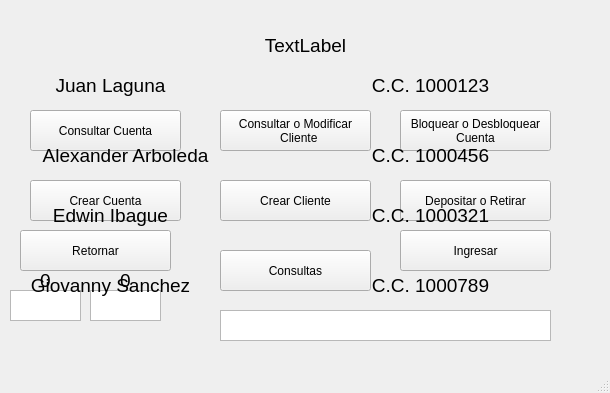
<?xml version="1.0" encoding="UTF-8"?>
<ui version="4.0">
 <class>MainWindow</class>
 <widget class="QMainWindow" name="MainWindow">
  <property name="geometry">
   <rect>
    <x>0</x>
    <y>0</y>
    <width>610</width>
    <height>393</height>
   </rect>
  </property>
  <property name="windowTitle">
   <string>MainWindow</string>
  </property>
  <widget class="QWidget" name="centralwidget">
   <widget class="QPushButton" name="pushButton_2">
    <property name="geometry">
     <rect>
      <x>220</x>
      <y>110</y>
      <width>151</width>
      <height>41</height>
     </rect>
    </property>
    <property name="text">
     <string>Consultar o Modificar
  Cliente</string>
    </property>
   </widget>
   <widget class="QPushButton" name="pushButton_7">
    <property name="geometry">
     <rect>
      <x>220</x>
      <y>250</y>
      <width>151</width>
      <height>41</height>
     </rect>
    </property>
    <property name="text">
     <string>Consultas</string>
    </property>
   </widget>
   <widget class="QLabel" name="label">
    <property name="geometry">
     <rect>
      <x>30</x>
      <y>30</y>
      <width>551</width>
      <height>31</height>
     </rect>
    </property>
    <property name="font">
     <font>
      <pointsize>14</pointsize>
     </font>
    </property>
    <property name="layoutDirection">
     <enum>Qt::LeftToRight</enum>
    </property>
    <property name="text">
     <string>TextLabel</string>
    </property>
    <property name="alignment">
     <set>Qt::AlignCenter</set>
    </property>
   </widget>
   <widget class="QPushButton" name="pushButton">
    <property name="geometry">
     <rect>
      <x>30</x>
      <y>110</y>
      <width>151</width>
      <height>41</height>
     </rect>
    </property>
    <property name="text">
     <string>Consultar Cuenta</string>
    </property>
   </widget>
   <widget class="QPushButton" name="pushButton_6">
    <property name="geometry">
     <rect>
      <x>400</x>
      <y>180</y>
      <width>151</width>
      <height>41</height>
     </rect>
    </property>
    <property name="text">
     <string>Depositar o Retirar</string>
    </property>
   </widget>
   <widget class="QPushButton" name="pushButton_5">
    <property name="geometry">
     <rect>
      <x>220</x>
      <y>180</y>
      <width>151</width>
      <height>41</height>
     </rect>
    </property>
    <property name="text">
     <string>Crear Cliente</string>
    </property>
   </widget>
   <widget class="QPushButton" name="pushButton_3">
    <property name="geometry">
     <rect>
      <x>400</x>
      <y>110</y>
      <width>151</width>
      <height>41</height>
     </rect>
    </property>
    <property name="text">
     <string>Bloquear o Desbloquear
Cuenta</string>
    </property>
   </widget>
   <widget class="QPushButton" name="pushButton_4">
    <property name="geometry">
     <rect>
      <x>30</x>
      <y>180</y>
      <width>151</width>
      <height>41</height>
     </rect>
    </property>
    <property name="text">
     <string>Crear Cuenta</string>
    </property>
   </widget>
   <widget class="QLabel" name="label_2">
    <property name="geometry">
     <rect>
      <x>0</x>
      <y>270</y>
      <width>91</width>
      <height>20</height>
     </rect>
    </property>
    <property name="font">
     <font>
      <pointsize>14</pointsize>
     </font>
    </property>
    <property name="layoutDirection">
     <enum>Qt::LeftToRight</enum>
    </property>
    <property name="text">
     <string>0</string>
    </property>
    <property name="alignment">
     <set>Qt::AlignCenter</set>
    </property>
   </widget>
   <widget class="QTextEdit" name="textEdit">
    <property name="geometry">
     <rect>
      <x>10</x>
      <y>290</y>
      <width>71</width>
      <height>31</height>
     </rect>
    </property>
   </widget>
   <widget class="QTextEdit" name="textEdit_2">
    <property name="geometry">
     <rect>
      <x>90</x>
      <y>290</y>
      <width>71</width>
      <height>31</height>
     </rect>
    </property>
   </widget>
   <widget class="QLabel" name="label_3">
    <property name="geometry">
     <rect>
      <x>80</x>
      <y>270</y>
      <width>91</width>
      <height>20</height>
     </rect>
    </property>
    <property name="font">
     <font>
      <pointsize>14</pointsize>
     </font>
    </property>
    <property name="layoutDirection">
     <enum>Qt::LeftToRight</enum>
    </property>
    <property name="text">
     <string>0</string>
    </property>
    <property name="alignment">
     <set>Qt::AlignCenter</set>
    </property>
   </widget>
   <widget class="QPushButton" name="pushButton_8">
    <property name="geometry">
     <rect>
      <x>20</x>
      <y>230</y>
      <width>151</width>
      <height>41</height>
     </rect>
    </property>
    <property name="text">
     <string>Retornar</string>
    </property>
   </widget>
   <widget class="QPushButton" name="pushButton_9">
    <property name="geometry">
     <rect>
      <x>400</x>
      <y>230</y>
      <width>151</width>
      <height>41</height>
     </rect>
    </property>
    <property name="text">
     <string>Ingresar</string>
    </property>
   </widget>
   <widget class="QTableWidget" name="tableWidget">
    <property name="geometry">
     <rect>
      <x>220</x>
      <y>310</y>
      <width>331</width>
      <height>31</height>
     </rect>
    </property>
   </widget>
   <widget class="QLabel" name="label_4">
    <property name="geometry">
     <rect>
      <x>20</x>
      <y>70</y>
      <width>181</width>
      <height>31</height>
     </rect>
    </property>
    <property name="font">
     <font>
      <pointsize>14</pointsize>
     </font>
    </property>
    <property name="layoutDirection">
     <enum>Qt::LeftToRight</enum>
    </property>
    <property name="text">
     <string>Juan Laguna</string>
    </property>
    <property name="alignment">
     <set>Qt::AlignCenter</set>
    </property>
   </widget>
   <widget class="QLabel" name="label_5">
    <property name="geometry">
     <rect>
      <x>20</x>
      <y>140</y>
      <width>211</width>
      <height>31</height>
     </rect>
    </property>
    <property name="font">
     <font>
      <pointsize>14</pointsize>
     </font>
    </property>
    <property name="layoutDirection">
     <enum>Qt::LeftToRight</enum>
    </property>
    <property name="text">
     <string>Alexander Arboleda</string>
    </property>
    <property name="alignment">
     <set>Qt::AlignCenter</set>
    </property>
   </widget>
   <widget class="QLabel" name="label_6">
    <property name="geometry">
     <rect>
      <x>20</x>
      <y>200</y>
      <width>181</width>
      <height>31</height>
     </rect>
    </property>
    <property name="font">
     <font>
      <pointsize>14</pointsize>
     </font>
    </property>
    <property name="layoutDirection">
     <enum>Qt::LeftToRight</enum>
    </property>
    <property name="text">
     <string>Edwin Ibague</string>
    </property>
    <property name="alignment">
     <set>Qt::AlignCenter</set>
    </property>
   </widget>
   <widget class="QLabel" name="label_7">
    <property name="geometry">
     <rect>
      <x>20</x>
      <y>270</y>
      <width>181</width>
      <height>31</height>
     </rect>
    </property>
    <property name="font">
     <font>
      <pointsize>14</pointsize>
     </font>
    </property>
    <property name="layoutDirection">
     <enum>Qt::LeftToRight</enum>
    </property>
    <property name="text">
     <string>Giovanny Sanchez</string>
    </property>
    <property name="alignment">
     <set>Qt::AlignCenter</set>
    </property>
   </widget>
   <widget class="QLabel" name="label_8">
    <property name="geometry">
     <rect>
      <x>340</x>
      <y>70</y>
      <width>181</width>
      <height>31</height>
     </rect>
    </property>
    <property name="font">
     <font>
      <pointsize>14</pointsize>
     </font>
    </property>
    <property name="layoutDirection">
     <enum>Qt::LeftToRight</enum>
    </property>
    <property name="text">
     <string>C.C. 1000123</string>
    </property>
    <property name="alignment">
     <set>Qt::AlignCenter</set>
    </property>
   </widget>
   <widget class="QLabel" name="label_9">
    <property name="geometry">
     <rect>
      <x>340</x>
      <y>140</y>
      <width>181</width>
      <height>31</height>
     </rect>
    </property>
    <property name="font">
     <font>
      <pointsize>14</pointsize>
     </font>
    </property>
    <property name="layoutDirection">
     <enum>Qt::LeftToRight</enum>
    </property>
    <property name="text">
     <string>C.C. 1000456</string>
    </property>
    <property name="alignment">
     <set>Qt::AlignCenter</set>
    </property>
   </widget>
   <widget class="QLabel" name="label_10">
    <property name="geometry">
     <rect>
      <x>340</x>
      <y>200</y>
      <width>181</width>
      <height>31</height>
     </rect>
    </property>
    <property name="font">
     <font>
      <pointsize>14</pointsize>
     </font>
    </property>
    <property name="layoutDirection">
     <enum>Qt::LeftToRight</enum>
    </property>
    <property name="text">
     <string>C.C. 1000321</string>
    </property>
    <property name="alignment">
     <set>Qt::AlignCenter</set>
    </property>
   </widget>
   <widget class="QLabel" name="label_11">
    <property name="geometry">
     <rect>
      <x>340</x>
      <y>270</y>
      <width>181</width>
      <height>31</height>
     </rect>
    </property>
    <property name="font">
     <font>
      <pointsize>14</pointsize>
     </font>
    </property>
    <property name="layoutDirection">
     <enum>Qt::LeftToRight</enum>
    </property>
    <property name="text">
     <string>C.C. 1000789</string>
    </property>
    <property name="alignment">
     <set>Qt::AlignCenter</set>
    </property>
   </widget>
  </widget>
  <widget class="QMenuBar" name="menubar">
   <property name="geometry">
    <rect>
     <x>0</x>
     <y>0</y>
     <width>610</width>
     <height>20</height>
    </rect>
   </property>
  </widget>
  <widget class="QStatusBar" name="statusbar"/>
 </widget>
 <resources/>
 <connections/>
</ui>
